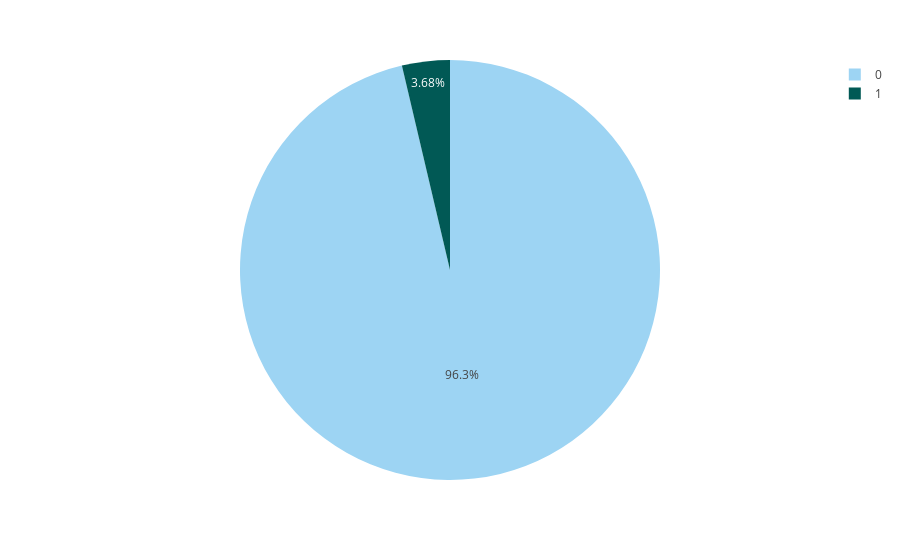

Source (notebook cell):
### Code cell
# How many of the visitors subscribe to the newsletter?
fig = px.pie(data_sample, names ='converted')
fig.show()

### Figure 1 — Plotly figure (JSON) as saved in the notebook; plotly's stock layout.template omitted (floating-point values rounded to 4 significant figures; data arrays with more than 128 entries replaced by an {"elided": "..."} marker saying what was removed)
{"data": [{"domain": {"x": [0, 1], "y": [0, 1]}, "hovertemplate": "converted=%{label}<extra></extra>", "labels": {"elided": "5000 int values"}, "legendgroup": "", "name": "", "showlegend": true, "type": "pie"}], "layout": {"legend": {"tracegroupgap": 0}, "margin": {"t": 60}}}
